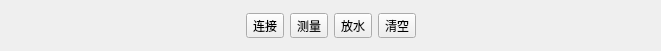
   <widget class="QWidget" name="layoutWidget">
    <property name="geometry">
     <rect>
      <x>10</x>
      <y>209</y>
      <width>661</width>
      <height>51</height>
     </rect>
    </property>
    <layout class="QGridLayout" name="gridLayout_29">
     <item row="1" column="1">
      <widget class="QToolButton" name="tbnConnect">
       <property name="text">
        <string>连接</string>
       </property>
      </widget>
     </item>
     <item row="1" column="2">
      <widget class="QToolButton" name="tbnMeasure">
       <property name="text">
        <string>测量</string>
       </property>
      </widget>
     </item>
     <item row="1" column="4">
      <widget class="QToolButton" name="tbnClearWave">
       <property name="text">
        <string>清空</string>
       </property>
      </widget>
     </item>
     <item row="1" column="0">
      <spacer name="horizontalSpacer_33">
       <property name="orientation">
        <enum>Qt::Horizontal</enum>
       </property>
       <property name="sizeHint" stdset="0">
        <size>
         <width>40</width>
         <height>20</height>
        </size>
       </property>
      </spacer>
     </item>
     <item row="1" column="5">
      <spacer name="horizontalSpacer_36">
       <property name="orientation">
        <enum>Qt::Horizontal</enum>
       </property>
       <property name="sizeHint" stdset="0">
        <size>
         <width>40</width>
         <height>20</height>
        </size>
       </property>
      </spacer>
     </item>
     <item row="1" column="3">
      <widget class="QToolButton" name="tbnOpen">
       <property name="text">
        <string>放水</string>
       </property>
      </widget>
     </item>
     <item row="0" column="2">
      <spacer name="verticalSpacer_55">
       <property name="orientation">
        <enum>Qt::Vertical</enum>
       </property>
       <property name="sizeHint" stdset="0">
        <size>
         <width>20</width>
         <height>40</height>
        </size>
       </property>
      </spacer>
     </item>
     <item row="2" column="2">
      <spacer name="verticalSpacer_56">
       <property name="orientation">
        <enum>Qt::Vertical</enum>
       </property>
       <property name="sizeHint" stdset="0">
        <size>
         <width>20</width>
         <height>40</height>
        </size>
       </property>
      </spacer>
     </item>
    </layout>
   </widget>
